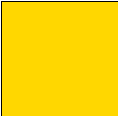
<?xml version="1.0" encoding="UTF-8"?>
<ui version="4.0">
 <class>TurnButton</class>
 <widget class="QWidget" name="TurnButton">
  <property name="windowModality">
   <enum>Qt::WindowModal</enum>
  </property>
  <property name="geometry">
   <rect>
    <x>0</x>
    <y>0</y>
    <width>118</width>
    <height>116</height>
   </rect>
  </property>
  <property name="sizePolicy">
   <sizepolicy hsizetype="Minimum" vsizetype="Minimum">
    <horstretch>0</horstretch>
    <verstretch>0</verstretch>
   </sizepolicy>
  </property>
  <property name="minimumSize">
   <size>
    <width>0</width>
    <height>0</height>
   </size>
  </property>
  <property name="maximumSize">
   <size>
    <width>500</width>
    <height>500</height>
   </size>
  </property>
  <property name="windowTitle">
   <string>Form</string>
  </property>
  <widget class="QPushButton" name="turnButton">
   <property name="geometry">
    <rect>
     <x>0</x>
     <y>0</y>
     <width>120</width>
     <height>120</height>
    </rect>
   </property>
   <property name="minimumSize">
    <size>
     <width>120</width>
     <height>120</height>
    </size>
   </property>
   <property name="maximumSize">
    <size>
     <width>120</width>
     <height>120</height>
    </size>
   </property>
   <property name="font">
    <font>
     <family>Comic Sans MS</family>
     <pointsize>26</pointsize>
    </font>
   </property>
   <property name="focusPolicy">
    <enum>Qt::NoFocus</enum>
   </property>
   <property name="styleSheet">
    <string notr="true">background-color: qlineargradient(spread:pad, x1:0, y1:0, x2:1, y2:0, stop:0 rgba(255, 215, 0, 255), stop:1 rgba(255, 215, 0, 255));</string>
   </property>
   <property name="text">
    <string/>
   </property>
  </widget>
 </widget>
 <resources/>
 <connections/>
</ui>
